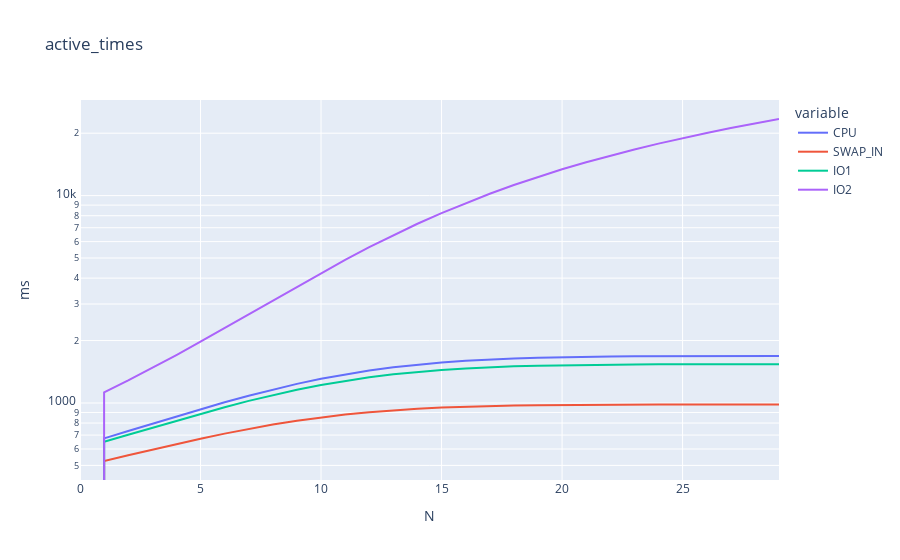

The code cell stored with this chart in its notebook:
### Code cell
produce_graph_and_save(activeTimes,"active_times","ms",True)

### Figure 1 — Plotly figure (JSON) as saved in the notebook; plotly's stock layout.template omitted (floating-point values rounded to 4 significant figures)
{"data": [{"hovertemplate": "variable=CPU<br>N=%{x}<br>value=%{y}<extra></extra>", "legendgroup": "CPU", "line": {"color": "#636efa", "dash": "solid"}, "marker": {"symbol": "circle"}, "mode": "lines", "name": "CPU", "orientation": "v", "showlegend": true, "type": "scatter", "x": [0, 1, 2, 3, 4, 5, 6, 7, 8, 9, 10, 11, 12, 13, 14, 15, 16, 17, 18, 19, 20, 21, 22, 23, 24, 25, 26, 27, 28, 29], "xaxis": "x", "y": [0, 675, 732.1, 794.4, 861.5, 932.9, 1008.0, 1084.0, 1161.0, 1236.0, 1308.0, 1375.0, 1435.0, 1487.0, 1532.0, 1569.0, 1598.0, 1622.0, 1640.0, 1653.0, 1663.0, 1671.0, 1676.0, 1679.0, 1682.0, 1684.0, 1685.0, 1686.0, 1686.0, 1687.0], "yaxis": "y"}, {"hovertemplate": "variable=SWAP_IN<br>N=%{x}<br>value=%{y}<extra></extra>", "legendgroup": "SWAP_IN", "line": {"color": "#EF553B", "dash": "solid"}, "marker": {"symbol": "circle"}, "mode": "lines", "name": "SWAP_IN", "orientation": "v", "showlegend": true, "type": "scatter", "x": [0, 1, 2, 3, 4, 5, 6, 7, 8, 9, 10, 11, 12, 13, 14, 15, 16, 17, 18, 19, 20, 21, 22, 23, 24, 25, 26, 27, 28, 29], "xaxis": "x", "y": [0, 525, 559.6, 596.0, 633.8, 672.6, 711.5, 749.8, 786.5, 820.8, 852.0, 879.5, 903.0, 922.6, 938.4, 950.8, 960.3, 967.4, 972.6, 976.3, 978.9, 980.7, 982.0, 982.8, 983.3, 983.7, 983.9, 984.1, 984.2, 984.3], "yaxis": "y"}, {"hovertemplate": "variable=IO1<br>N=%{x}<br>value=%{y}<extra></extra>", "legendgroup": "IO1", "line": {"color": "#00cc96", "dash": "solid"}, "marker": {"symbol": "circle"}, "mode": "lines", "name": "IO1", "orientation": "v", "showlegend": true, "type": "scatter", "x": [0, 1, 2, 3, 4, 5, 6, 7, 8, 9, 10, 11, 12, 13, 14, 15, 16, 17, 18, 19, 20, 21, 22, 23, 24, 25, 26, 27, 28, 29], "xaxis": "x", "y": [0, 650, 703.0, 760.4, 821.9, 886.9, 954.5, 1023.0, 1092.0, 1158.0, 1221.0, 1279.0, 1331.0, 1375.0, 1413.0, 1444.0, 1468.0, 1488.0, 1502.0, 1513.0, 1521.0, 1527.0, 1531.0, 1533.0, 1535.0, 1537.0, 1538.0, 1538.0, 1539.0, 1539.0], "yaxis": "y"}, {"hovertemplate": "variable=IO2<br>N=%{x}<br>value=%{y}<extra></extra>", "legendgroup": "IO2", "line": {"color": "#ab63fa", "dash": "solid"}, "marker": {"symbol": "circle"}, "mode": "lines", "name": "IO2", "orientation": "v", "showlegend": true, "type": "scatter", "x": [0, 1, 2, 3, 4, 5, 6, 7, 8, 9, 10, 11, 12, 13, 14, 15, 16, 17, 18, 19, 20, 21, 22, 23, 24, 25, 26, 27, 28, 29], "xaxis": "x", "y": [0, 1125, 1284.0, 1474.0, 1702.0, 1974.0, 2298.0, 2681.0, 3128.0, 3646.0, 4237.0, 4903.0, 5640.0, 6447.0, 7315.0, 8238.0, 9206.0, 10210.0, 11250.0, 12310.0, 13390.0, 14480.0, 15590.0, 16700.0, 17810.0, 18930.0, 20050.0, 21170.0, 22290.0, 23420.0], "yaxis": "y"}], "layout": {"legend": {"title": {"text": "variable"}, "tracegroupgap": 0}, "title": {"text": "active_times"}, "xaxis": {"anchor": "y", "domain": [0, 1], "title": {"text": "N"}}, "yaxis": {"anchor": "x", "domain": [0, 1], "title": {"text": "ms"}, "type": "log"}}}
